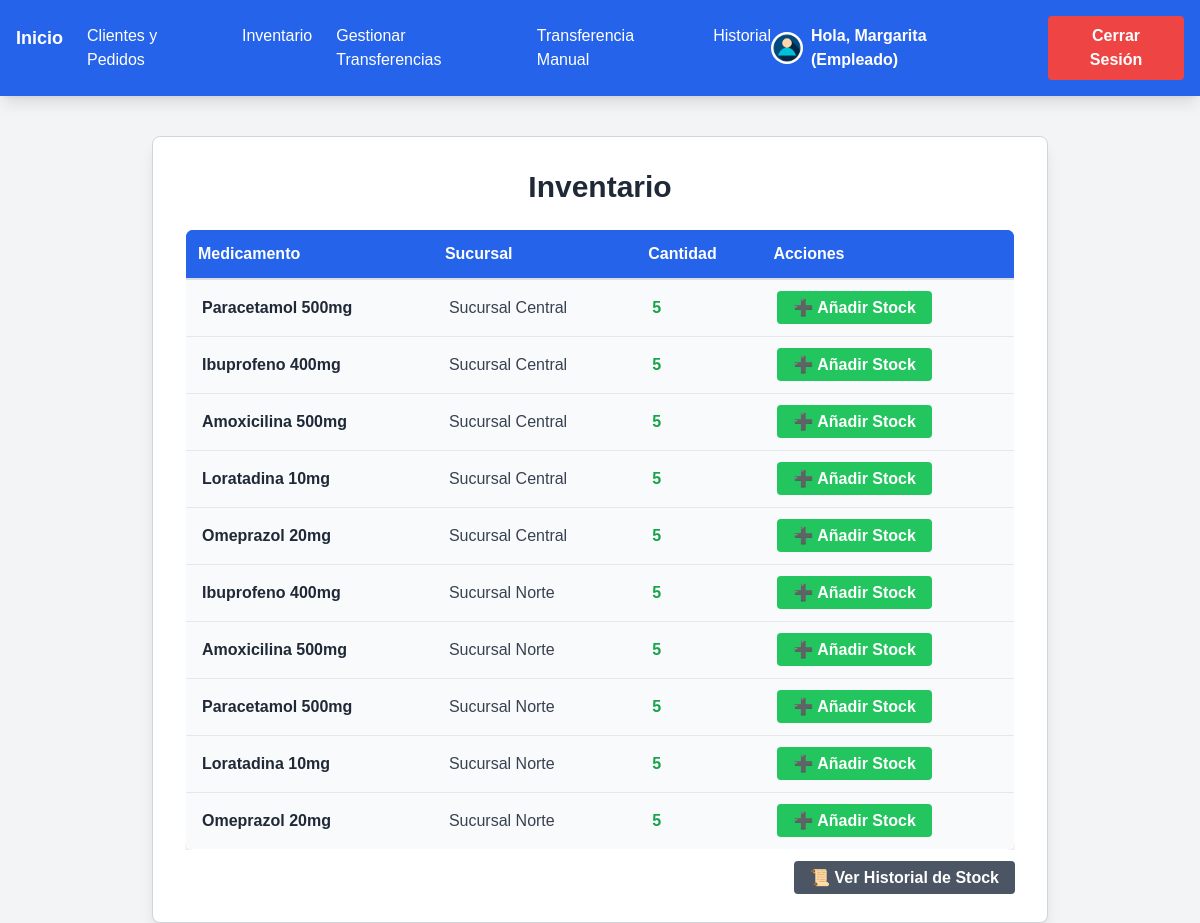
Screenshot of /inventario/ (signed in) with the database file from the repository.
### farmacia/models.py (models this page shows, shortened)
class Perfil(models.Model):
    usuario = models.OneToOneField(User, on_delete=models.CASCADE)
    rol = models.CharField(max_length=10, choices=ROLES, default='cliente')
    sucursal = models.ForeignKey('Sucursal', on_delete=models.SET_NULL, null=True, blank=True)

class Inventario(models.Model):
    sucursal = models.ForeignKey(Sucursal, on_delete=models.CASCADE)
    medicamento = models.ForeignKey(Medicamento, on_delete=models.CASCADE)
    cantidad = models.PositiveIntegerField(default=0)

class Medicamento(models.Model):
    nombre = models.CharField(max_length=100)
    descripcion = models.TextField()
    precio = models.DecimalField(max_digits=10, decimal_places=2)

class Sucursal(models.Model):
    nombre = models.CharField(max_length=100)
    direccion = models.CharField(max_length=200)

### farmacia/views.py (the view)
# urls.py: path('inventario/', views.ver_inventario, name='ver_inventario'),
@login_required
@user_passes_test(lambda u: es_empleado(u) or es_admin(u))
def ver_inventario(request):
    inventario = Inventario.objects.all()
    return render(request, 'farmacia/inventario.html', {'inventario': inventario})

### farmacia/views.py (called while the page is built)
def es_empleado(user):
    return user.is_authenticated and getattr(user, 'perfil', None) and user.perfil.rol == 'empleado'

### farmacia/templates/farmacia/inventario.html (shortened to what this page needs)
{% extends 'farmacia/base.html' %}
{% block content %}
<div class="max-w-4xl mx-auto bg-white p-8 rounded-lg shadow-lg border border-gray-300 mt-10">
    <h2 class="text-3xl font-bold text-center text-gray-800 mb-6">Inventario</h2>
    {% if inventario %}
        <div class="overflow-x-auto">
            <table class="w-full border border-gray-300 shadow-md rounded-lg">
                <thead class="bg-blue-600 text-white">
                    <tr>
                        <th class="p-3 text-left">Medicamento</th>
                        <th class="p-3 text-left">Sucursal</th>
                        <th class="p-3 text-left">Cantidad</th>
                        <th class="p-3 text-left">Acciones</th>
                    </tr>
                </thead>
                <tbody class="bg-gray-50">
                    {% for item in inventario %}
                    <tr class="border-b hover:bg-gray-100 transition duration-200">
                        <td class="p-4 text-gray-800 font-semibold">{{ item.medicamento.nombre }}</td>
                        <td class="p-4 text-gray-700">{{ item.sucursal.nombre }}</td>
                        <td class="p-4 font-bold {% if item.cantidad == 0 %}text-red-500{% elif item.cantidad < 5 %}text-yellow-500{% else %}text-green-600{% endif %}">
                            {{ item.cantidad }}
                        </td>
                        <td class="p-4">
                            <a href="{% url 'aumentar_stock' item.id %}" class="bg-green-500 hover:bg-green-600 text-white font-bold py-2 px-4 rounded">
                                ➕ Añadir Stock
                            </a>
                        </td>
                    </tr>
                    {% endfor %}
                </tbody>
            </table>
        </div>
        <div class="text-right mt-4">
            <a href="{% url 'historial_stock' %}" class="bg-gray-600 hover:bg-gray-700 text-white font-bold py-2 px-4 rounded">
                📜 Ver Historial de Stock
            </a>
        </div>
    {% else %}
        <p class="text-center text-gray-600 mt-6">No hay medicamentos en el inventario.</p>
    {% endif %}
</div>
{% endblock %}

### farmacia/templates/farmacia/base.html (shortened to what this page needs)
<!DOCTYPE html>
<html lang="es">
<head>
    {% load static %}
    <script src="https://cdn.tailwindcss.com"></script>
    <link rel="stylesheet" href="{% static 'css/styles.css' %}">
</head>
<body class="bg-gray-100">
    <nav class="bg-blue-600 p-4 text-white flex justify-between items-center shadow-lg">
        <div class="flex space-x-6">
            <a href="{% url 'inicio' %}" class="font-bold text-lg">Inicio</a>
            {% if user.is_authenticated %}
                {% if user.perfil.rol == "cliente" %}
                    <a href="{% url 'mis_pedidos' %}" class="hover:underline">Mis Pedidos</a>
                    <a href="{% url 'listar_medicamentos' %}" class="bg-green-500 hover:bg-green-600 text-white font-bold py-2 px-4 rounded">
                        Realizar Pedido
                    </a>
                {% elif user.perfil.rol == "empleado" %}
                    <a href="{% url 'gestionar_clientes_pedidos' %}" class="hover:underline">Clientes y Pedidos</a>
                    <a href="{% url 'ver_inventario' %}" class="hover:underline">Inventario</a>
                    <a href="{% url 'gestionar_transferencias' %}" class="hover:underline">Gestionar Transferencias</a>
                    <a href="{% url 'transferencias_manual' %}" class="hover:underline">Transferencia Manual</a>
                    <a href="{% url 'historial_transferencias' %}" class="hover:underline">Historial</a>
                {% elif user.perfil.rol == "admin" %}
                    <a href="{% url 'admin:index' %}" class="hover:underline">Panel Admin</a>
                    <a href="{% url 'historial_transferencias' %}" class="hover:underline">Historial de Transferencias</a>
                {% endif %}
            {% endif %}
        </div>
        <div class="flex space-x-4 items-center">
            {% if user.is_authenticated %}
                <span class="mr-4 font-semibold flex items-center">
                    <img src="{% static 'img/user-icon.png' %}" alt="User" class="w-8 h-8 rounded-full mr-2">
                    Hola, {{ user.username }} ({{ user.perfil.rol|title }})
                </span>
                <form method="post" action="{% url 'logout' %}" class="inline">
                    <button type="submit" class="bg-red-500 hover:bg-red-600 text-white font-bold py-2 px-4 rounded">
                        Cerrar Sesión
                    </button>
                </form>
            {% else %}
                <a href="{% url 'login' %}" class="hover:underline">Iniciar Sesión</a>
                <a href="{% url 'registro' %}" class="bg-green-500 hover:bg-green-600 text-white font-bold py-2 px-4 rounded">
                    Registrarse
                </a>
            {% endif %}
        </div>
    </nav>
    <div class="container mx-auto mt-8 px-4">
        {% block content %}{% endblock %}
    </div>
</body>
</html>

### farmacia/static/css/styles.css (style rules this page uses)
body { font-family: Arial, sans-serif; background: url('/static/img/fondo.jpg') no-repeat center center fixed; background-size: cover; color: #333; }
.bg-blue-500, .bg-green-500 { transition: all 0.3s ease-in-out; }
button { transition: all 0.3s ease-in-out; }
table { border-collapse: separate; border-spacing: 0; width: 100%; border-radius: 8px; overflow: hidden; box-shadow: 0px 3px 6px rgba(0, 0, 0, 0.1); }
thead tr { background-color: #2563EB; color: white; font-weight: bold; }
tbody tr { background-color: #f9fafb; }
th, td { padding: 12px 16px; text-align: left; }
th { border-bottom: 2px solid #ddd; }

### rows the page displays
Inventario: medicamento.nombre "Paracetamol 500mg", sucursal.nombre "Sucursal Central", cantidad "5"
Inventario: medicamento.nombre "Ibuprofeno 400mg", sucursal.nombre "Sucursal Central", cantidad "5"
Inventario: medicamento.nombre "Amoxicilina 500mg", sucursal.nombre "Sucursal Central", cantidad "5"
Inventario: medicamento.nombre "Loratadina 10mg", sucursal.nombre "Sucursal Central", cantidad "5"
Inventario: medicamento.nombre "Omeprazol 20mg", sucursal.nombre "Sucursal Central", cantidad "5"
Inventario: medicamento.nombre "Ibuprofeno 400mg", sucursal.nombre "Sucursal Norte", cantidad "5"
Inventario: medicamento.nombre "Amoxicilina 500mg", sucursal.nombre "Sucursal Norte", cantidad "5"
Inventario: medicamento.nombre "Paracetamol 500mg", sucursal.nombre "Sucursal Norte", cantidad "5"
Inventario: medicamento.nombre "Loratadina 10mg", sucursal.nombre "Sucursal Norte", cantidad "5"
Inventario: medicamento.nombre "Omeprazol 20mg", sucursal.nombre "Sucursal Norte", cantidad "5"

### other values shown
{{ user.username }} "Margarita"
{{ user.perfil.rol|title }} "Empleado"
